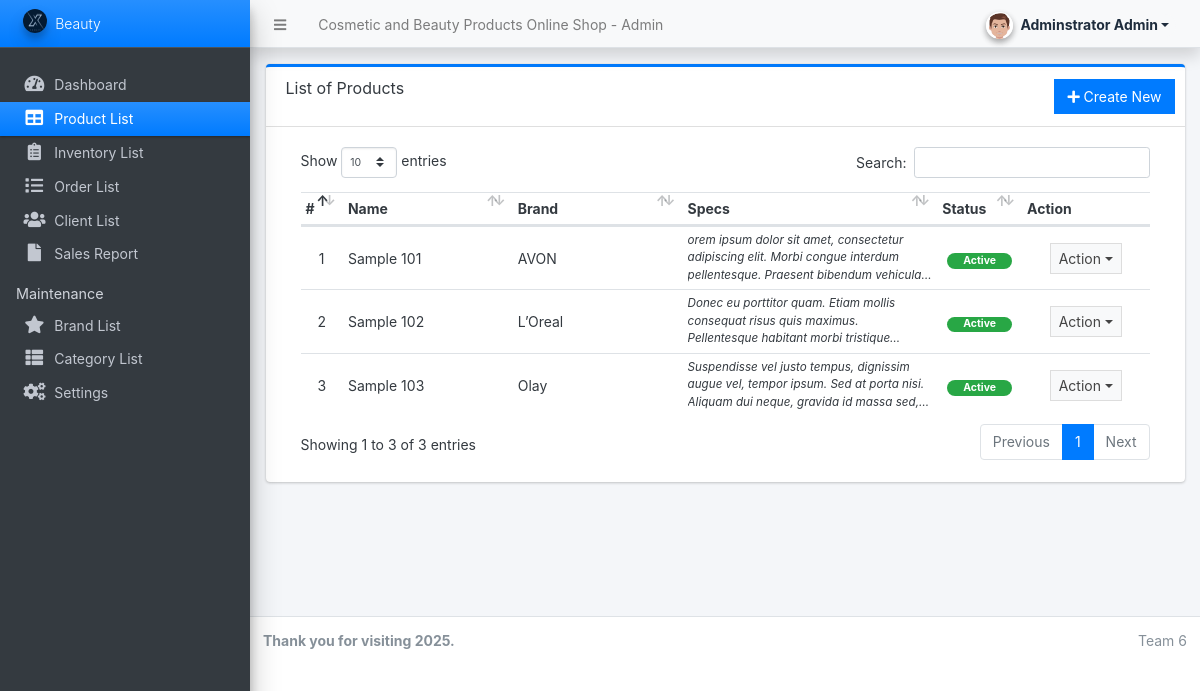
Before: /admin/?page=product (signed in) with the older database file.
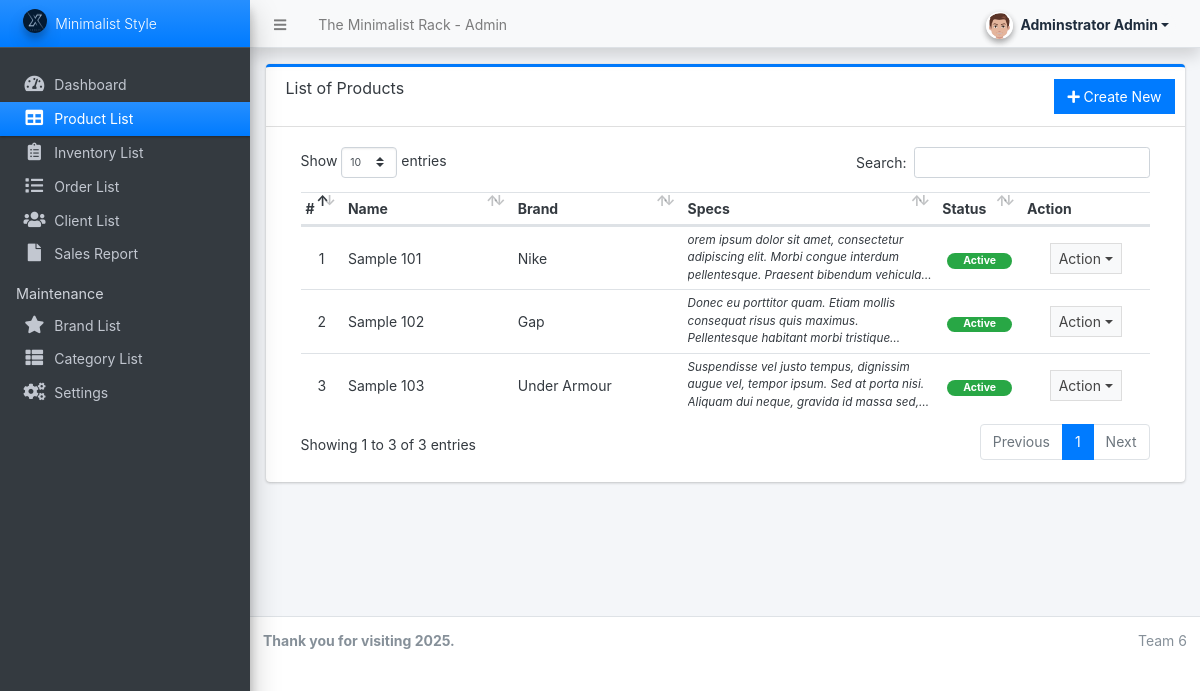
After: the same page with the newer database file.
### tables this page shows
CREATE TABLE `products` (
  `id` int(30) NOT NULL,
  `brand_id` int(30) NOT NULL,
  `category_id` int(30) NOT NULL,
  `name` varchar(250) NOT NULL,
  `specs` text NOT NULL,
  `status` tinyint(1) NOT NULL DEFAULT 1,
  `delete_flag` tinyint(1) NOT NULL DEFAULT 0,
  `date_created` datetime NOT NULL DEFAULT current_timestamp()
);

CREATE TABLE `brands` (
  `id` int(30) NOT NULL,
  `name` varchar(250) NOT NULL,
  `description` text DEFAULT NULL,
  `image_path` text DEFAULT NULL,
  `status` tinyint(1) NOT NULL DEFAULT 1,
  `delete_flag` tinyint(1) NOT NULL DEFAULT 0,
  `date_created` datetime NOT NULL DEFAULT current_timestamp()
);

### config.php (called while the page is built, shortened)
<?php
require_once('classes/DBConnection.php');
require_once('classes/SystemSettings.php');
function validate_image($file){
	if(!empty($file)){
        $ex = explode("?",$file);
        $file = $ex[0];
        $ts = isset($ex[1]) ? "?".$ex[1] : '';
		if(is_file(base_app.$file)){
			return base_url.$file.$ts;
		}else{
			return base_url.'dist/img/no-image-available.png';
		}
	}else{
		return base_url.'dist/img/no-image-available.png';
	}
}
function isMobileDevice(){
    $aMobileUA = array(
        '/iphone/i' => 'iPhone',
        '/ipod/i' => 'iPod',
        '/ipad/i' => 'iPad',
        '/android/i' => 'Android',
        '/blackberry/i' => 'BlackBerry',
        '/webos/i' => 'Mobile'
    );
    return false;
}
?>

### classes/DBConnection.php (called while the page is built, shortened)
<?php
class DBConnection{
    private $host = DB_SERVER;
    private $username = DB_USERNAME;
    private $password = DB_PASSWORD;
    private $database = DB_NAME;
    public $conn;
    public function __construct(){
        if (!isset($this->conn)) {
            $this->conn = new mysqli($this->host, $this->username, $this->password, $this->database);
        }
    }
}
?>

### classes/SystemSettings.php (called while the page is built, shortened)
<?php
class SystemSettings extends DBConnection{
	function info($field=''){
		if(!empty($field)){
			if(isset($_SESSION['system_info'][$field]))
				return $_SESSION['system_info'][$field];
			else
				return false;
		}else{
			return false;
		}
	}
}
$_settings = new SystemSettings();
?>

### admin/product/index.php (the view, shortened to what the changed rows need)
<div class="card card-outline card-primary">
	<div class="card-body">
		<div class="container-fluid">
        <div class="container-fluid">
			<table class="table table-hover table-strip">
				<colgroup>
				</colgroup>
				<thead>
					<tr>
						<th>#</th>
						<th>Name</th>
						<th>Brand</th>
						<th>Specs</th>
						<th>Status</th>
						<th>Action</th>
					</tr>
				</thead>
				<tbody>
					<?php
					$i = 1;
						$qry = $conn->query("SELECT p.*,b.name as bname from `products` p inner join brands b on p.brand_id = b.id where p.delete_flag = 0 order by (p.name) asc ");
						while($row = $qry->fetch_assoc()):
							foreach($row as $k=> $v){
								$row[$k] = trim(stripslashes($v));
							}
                            $row['specs'] = strip_tags(stripslashes(html_entity_decode($row['specs'])));
					?>
						<tr>
							<td class="text-center"><?php echo $i++; ?></td>
							<td><?php echo $row['name'] ?></td>
							<td><?php echo $row['bname'] ?></td>
							<td ><p class="m-0 truncate"><?php echo $row['specs'] ?></p></td>
							<td class="text-center">
                                <?php if($row['status'] == 1): ?>
                                    <span class="badge badge-success px-3 rounded-pill">Active</span>
                                <?php else: ?>
                                    <span class="badge badge-danger px-3 rounded-pill">Inactive</span>
                                <?php endif; ?>
                            </td>
							<td align="center">
								 <button type="button" class="btn btn-flat btn-default btn-sm dropdown-toggle dropdown-icon" data-toggle="dropdown">
				                  		Action
				                  </button>
							</td>
						</tr>
					<?php endwhile; ?>
				</tbody>
			</table>
		</div>
		</div>
	</div>
</div>

### admin/inc/topBarNav.php (shortened to what the changed rows need)
<nav class="main-header navbar navbar-expand navbar-light shadow text-sm">
  <ul class="navbar-nav">
    <li class="nav-item d-none d-sm-inline-block">
      <a href="<?php echo base_url ?>" class="nav-link"><?php echo (!isMobileDevice()) ? $_settings->info('name'):$_settings->info('short_name'); ?> - Admin</a>
    </li>
  </ul>
</nav>

### admin/inc/navigation.php (shortened to what the changed rows need)
<aside class="main-sidebar sidebar-dark-blue elevation-4 sidebar-no-expand">
  <a href="<?php echo base_url ?>admin" class="brand-link bg-gradient-blue text-sm">
  <img src="<?php echo validate_image($_settings->info('logo'))?>" alt="Store Logo" class="brand-image img-circle elevation-3" style="opacity: .8;width: 1.5rem;height: 1.5rem;max-height: unset">
  <span class="brand-text font-weight-light"><?php echo $_settings->info('short_name') ?></span>
  </a>
</aside>

Changed rows visible on the page:
changed through a linked row, products "Sample 101": brand.name "AVON" → "Nike"
changed through a linked row, products "Sample 102": brand.name "L’Oreal" → "Gap"
changed through a linked row, products "Sample 103": brand.name "Olay" → "Under Armour"
Other visible differences:
$_settings->info('name'): "Cosmetic and Beauty Products Online Shop" → "The Minimalist Rack"
$_settings->info('short_name'): "Beauty" → "Minimalist Style"
